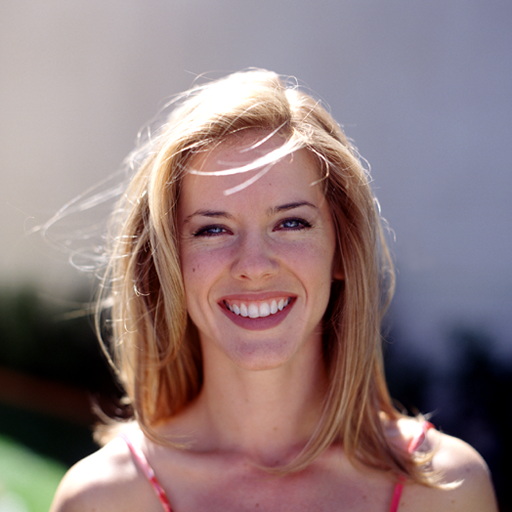
#> input picture sample/img/woman.png, 512 x 512 px
$ python algorithm.py
#> lines starting #> are read from the running program, lines starting #| are printed output that depends on the picture; after the words box and inside, x2 and y2 are one past the last pixel; in counts of white or black regions, pixels touching at a corner belong together
#> further down, img is the input picture: shape (512, 512, 3); mean R, G, B 143.7, 123.3, 124.2
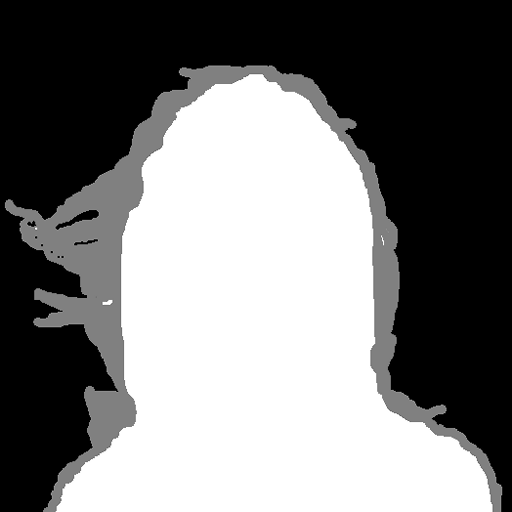
#> input picture sample/trimap/woman.png, 512 x 512 px
#> further down, trimap is the input picture: shape (512, 512); min 0, max 255, mean 121.3
### utils.py
import numpy as np


def gauss2d_distribution(shape=(3, 3), sigma=0.5):
    m, n = [(ss - 1.) / 2. for ss in shape]
    y, x = np.ogrid[-m:m + 1, -n:n + 1]
    h = np.exp(-(x * x + y * y) / (2. * sigma * sigma))
    h[h < np.finfo(h.dtype).eps * h.max()] = 0
    sumh = h.sum()
    if sumh != 0:
        h /= sumh
    return h

### algorithm.py
"""
    A Bayesian Approach to Digital Matting
    参考https://github.com/MarcoForte/bayesian-matting
    func  : 完整算法
    Author: Chen Yu
    Date  : 2020.10.21
"""
import cv2
import numpy as np
from numba import jit

from utils import gauss2d_distribution
from orchard_bouman_clust import clustFunc


sigma = 8
N = 25
minN = 10


class BayesianMatting(object):

    # [57 lines left out: function _solve, not called in this run]

    @staticmethod
    @jit(nopython=True, cache=True)
    def get_window(m, x, y, N):
        h, w, c = m.shape
        halfN = N // 2
        r = np.zeros((N, N, c))
        xmin = max(0, x - halfN)
        xmax = min(w, x + (halfN + 1))
        ymin = max(0, y - halfN)
        ymax = min(h, y + (halfN + 1))
        pxmin = halfN - (x - xmin)
        pxmax = halfN + (xmax - x)
        pymin = halfN - (y - ymin)
        pymax = halfN + (ymax - y)
        r[pymin:pymax, pxmin:pxmax] = m[ymin:ymax, xmin:xmax]
        return r

    @staticmethod
    def _get_pixels_and_weights(pixels, gaussian_weights, a, N):
        weights = (a ** 2 * gaussian_weights).ravel()
        pixels = np.reshape(pixels, (N * N, 3))
        posInds = np.nan_to_num(weights) > 0
        pixels = pixels[posInds, :]
        weights = weights[posInds]
        return pixels, weights

    @staticmethod
    def bayesian_matte(img, trimap):
        img = img / 255
        h, w, c = img.shape
#> h = 512; w = 512; c = 3
        alpha = np.zeros((h, w))

        fg_mask = trimap == 255
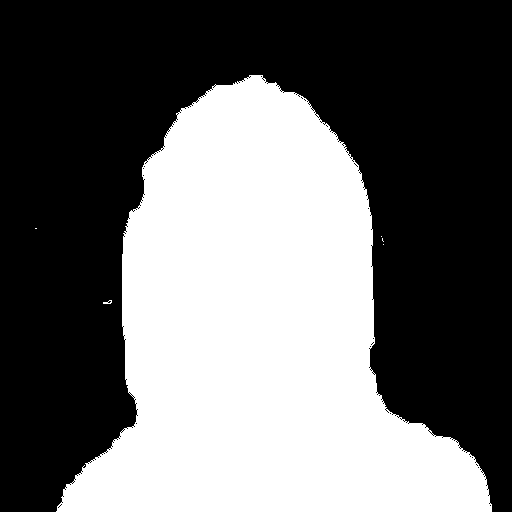
#> fg_mask: shape (512, 512) bool; 41.8% white; 6 white regions (4 under 20 px), largest, box (x1, y1, x2, y2) and area: (56, 75, 492, 512) 109431, (103, 300, 112, 304) 20
        bg_mask = trimap == 0
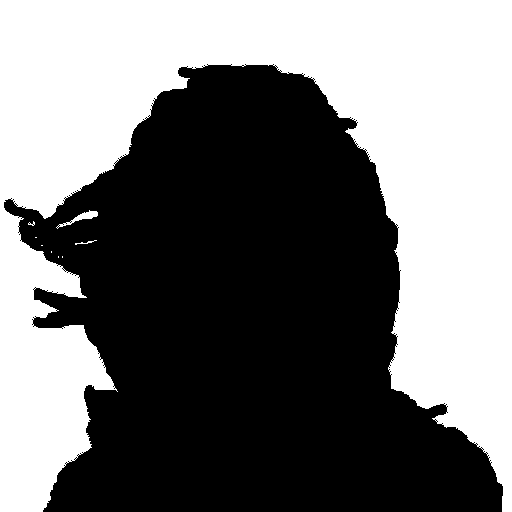
#> bg_mask: shape (512, 512) bool; 46.6% white; 9 white regions (6 under 20 px), largest, box (x1, y1, x2, y2) and area: (0, 0, 512, 512) 121852, (56, 210, 98, 229) 194, (75, 240, 97, 245) 31
        uk_mask = True ^ np.logical_or(fg_mask, bg_mask)
#> uk_mask: shape (512, 512) bool; 11.7% white; 21 white regions (20 under 20 px), largest, box (x1, y1, x2, y2) and area: (4, 64, 503, 512) 30550
        foreground = img * np.repeat(fg_mask[:, :, np.newaxis], 3, axis=2)
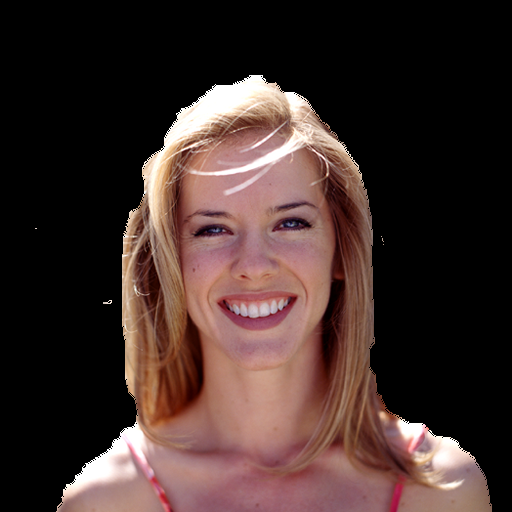
#> foreground: shape (512, 512, 3) float64; mean of channels 0, 1, 2 0.259, 0.186, 0.172; drawn as R, G, B
        background = img * np.repeat(bg_mask[:, :, np.newaxis], 3, axis=2)
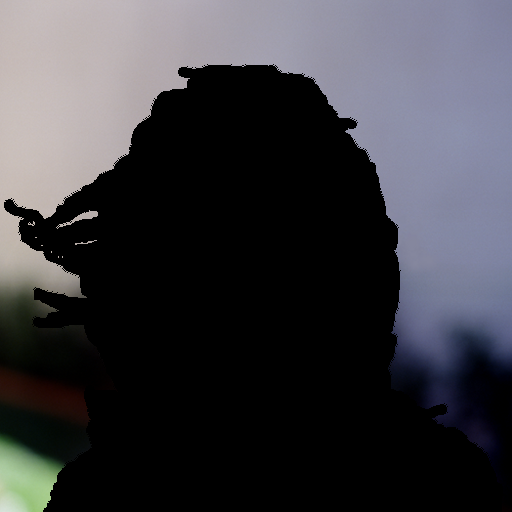
#> background: shape (512, 512, 3) float64; mean of channels 0, 1, 2 0.234, 0.232, 0.252; drawn as R, G, B

        alpha[fg_mask] = 1
        alpha[uk_mask] = np.nan

        gaussian_weights = gauss2d_distribution((N, N), sigma)
        gaussian_weights = gaussian_weights / np.max(gaussian_weights)

        num_uk = np.sum(uk_mask)
#> num_uk = 30582
        uk_tmp_mask = uk_mask
        kernel = np.ones((3, 3))
        n = 1

        # 每次求解unknown区域最外一层像素
        while n < num_uk:
            uk_tmp_mask = cv2.erode(uk_tmp_mask.astype(np.uint8), kernel, iterations=1)
            uk_pixels = np.logical_and(np.logical_not(uk_tmp_mask), uk_mask)

            Y, X = np.nonzero(uk_pixels)
            for i in range(Y.shape[0]):
                if n % 100 == 0:
                    print(n, num_uk)
                y, x = Y[i], X[i]
                p = img[y, x]
                a = BayesianMatting.get_window(alpha[:, :, np.newaxis], x, y, N)[:, :, 0]

                f_pixels = BayesianMatting.get_window(foreground, x, y, N)
                f_pixels, f_weights = BayesianMatting._get_pixels_and_weights(f_pixels, gaussian_weights, a, N)

                b_pixels = BayesianMatting.get_window(background, x, y, N)
                b_pixels, b_weights = BayesianMatting._get_pixels_and_weights(b_pixels, gaussian_weights, (1-a), N)

                if len(f_weights) < minN or len(b_weights) < minN:
                    continue

                mu_f, sigma_f = clustFunc(f_pixels, f_weights)
                mu_b, sigma_b = clustFunc(b_pixels, b_weights)

                alpha_init = np.nanmean(a.ravel())
                # Solve for F,B for all cluster pairs
                f, b, alphaT = BayesianMatting._solve(mu_f, sigma_f, mu_b, sigma_b, p, 0.01, alpha_init, 1e-6, 50)
                foreground[y, x] = f.ravel()
                background[y, x] = b.ravel()
                alpha[y, x] = alphaT
                uk_mask[y, x] = 0
                n += 1
#> this loop made 1 pass
#> pass 1, in bayesian_matte, `uk_tmp_mask = cv2.erode(uk_tmp_mask.astype(np.uint8), kernel, iteratio..`:
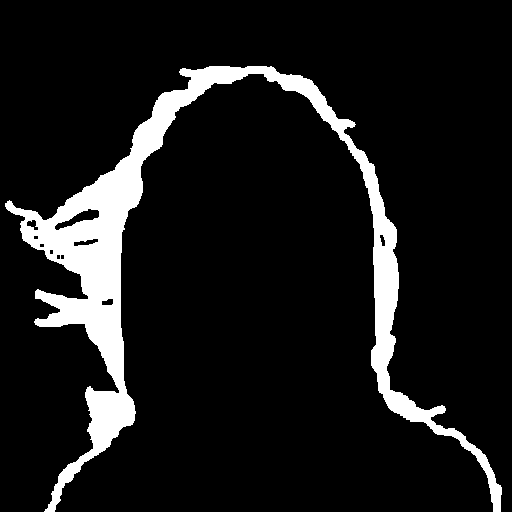
#> uk_tmp_mask: shape (512, 512); values 0 (black) and 1 (white), 10% white; 1 white region, box (x1, y1, x2, y2) and area: (5, 66, 502, 512) 26324
#> pass 1, in bayesian_matte, `uk_pixels = np.logical_and(np.logical_not(uk_tmp_mask), uk_mask)`:
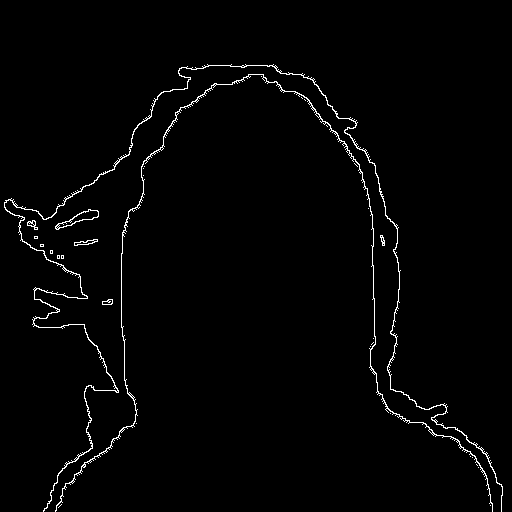
#> uk_pixels: shape (512, 512) bool; 1.6% white in thin lines or dots, all inside (x1, y1, x2, y2) = (4, 64, 503, 512)
#> after the loop, n = 1
        return alpha


if __name__ == '__main__':
    from PIL import Image
    import imageio

    img = np.asarray(Image.open("sample/img/woman.png").convert('RGB'))
    trimap = np.asarray(Image.open("sample/trimap/woman.png").convert('L'))

    bm = BayesianMatting()
#> (the run stopped early here; a loop or call above may not have finished)
